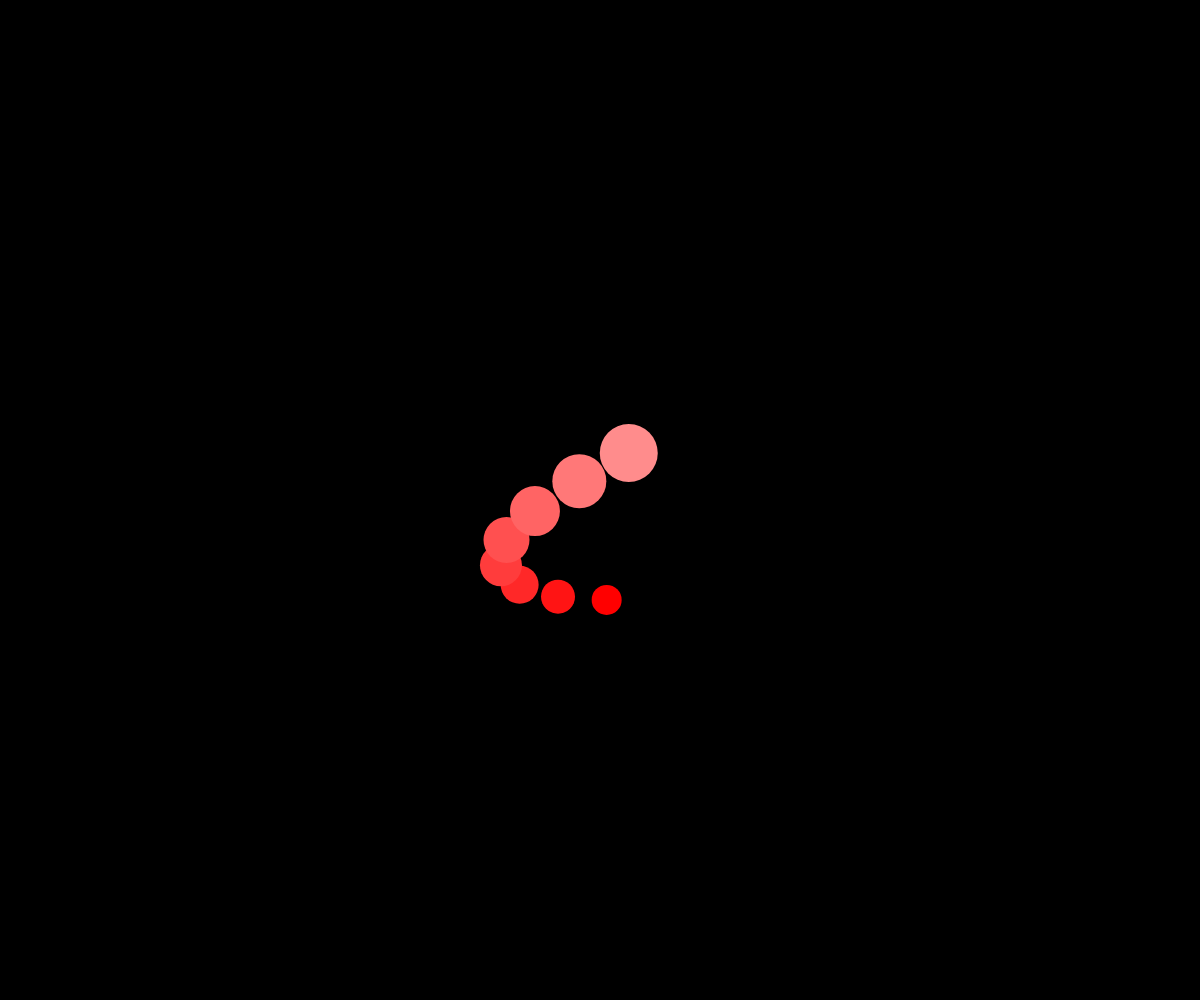
Frame 1 (no input)
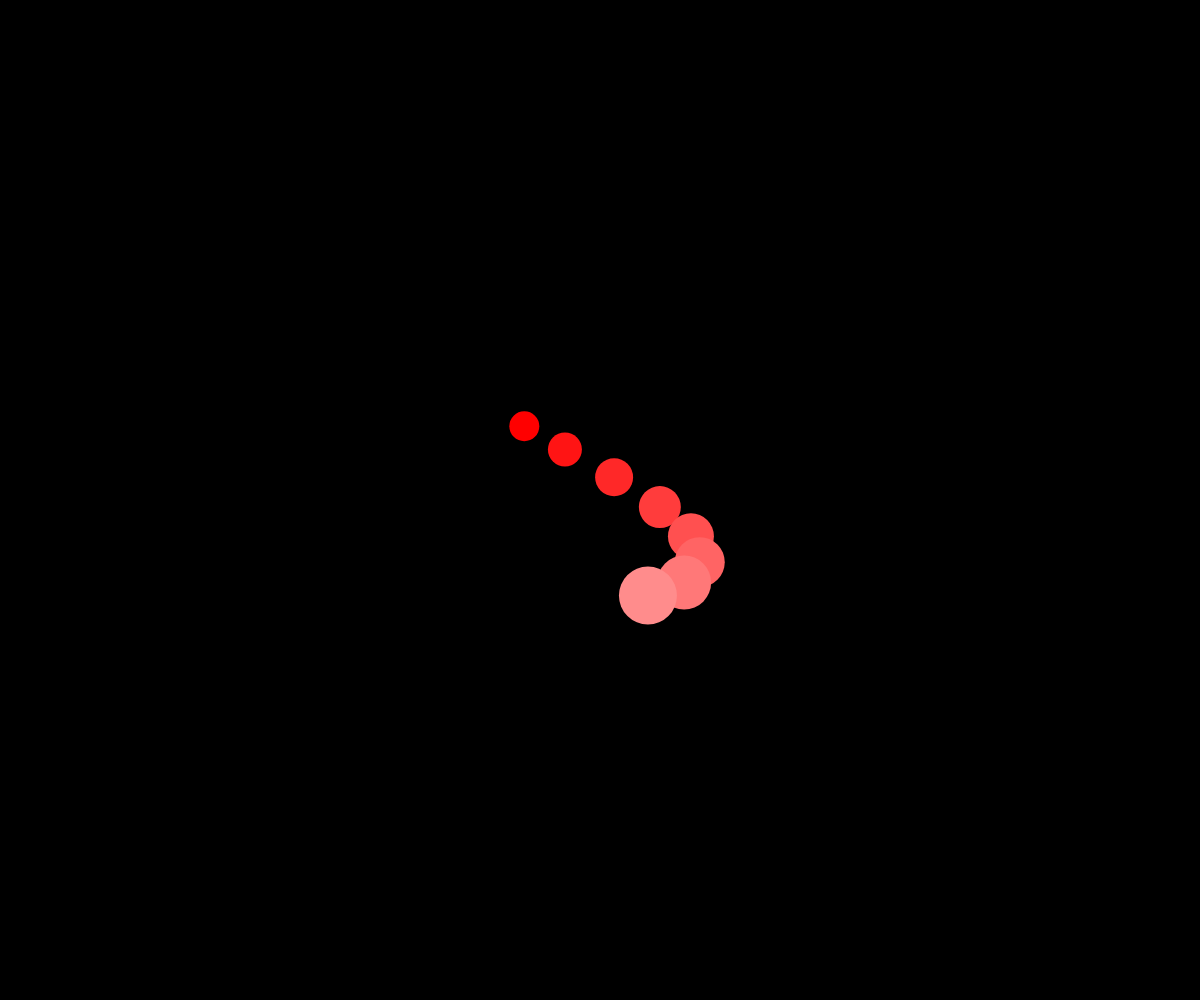
Frame 60 (no input)
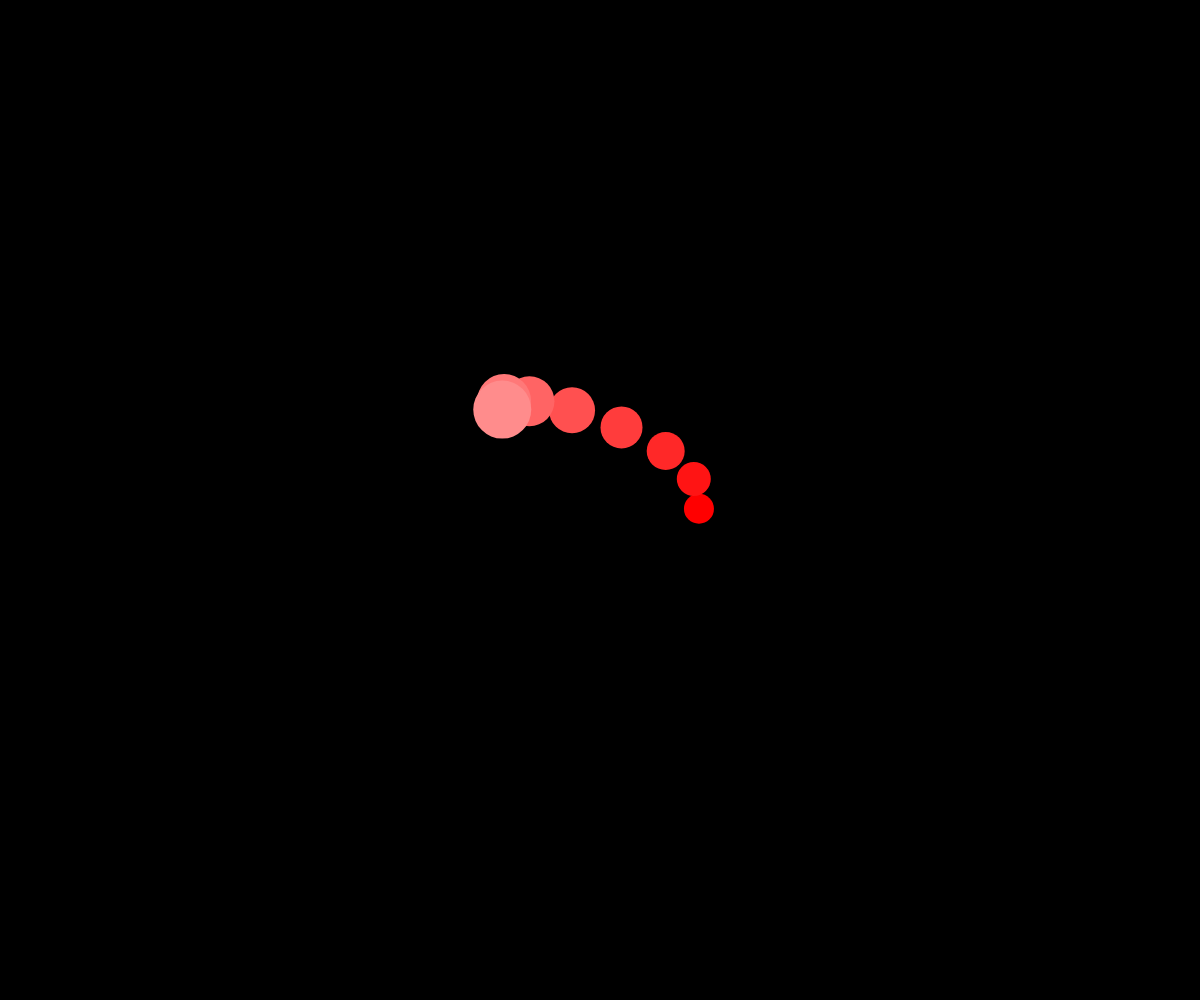
Frame 120 (the mouse pressed at the canvas centre since frame 60)

The p5.js sketch that drew these frames (run headless with seeded random() and noise() and a simulated clock; from frame 60 on, the mouse is pressed at the canvas centre):

// p5.js sketch
// ── sketch.js
function preload() {
}

function setup() {
  noStroke();
  createCanvas(windowWidth, windowHeight);
  frameRate(60);
}

let angle = 0;
function update() {

  angle += deltaTime * .008;
}

function draw() {
  update();
  background("#000");


  draw_demo();
}

function draw_demo() {
  for (let i = 0; i < 8; i++) {
    fill(255, i * 20, i * 20);
    xx = Math.sin((angle - i) * .5) * 100;
    yy = Math.cos((angle - i) * .3) * 100;
    ellipse(windowWidth / 2 + xx, windowHeight / 2 + yy, 30 + i * 4, 30 + i * 4);
  }
}
